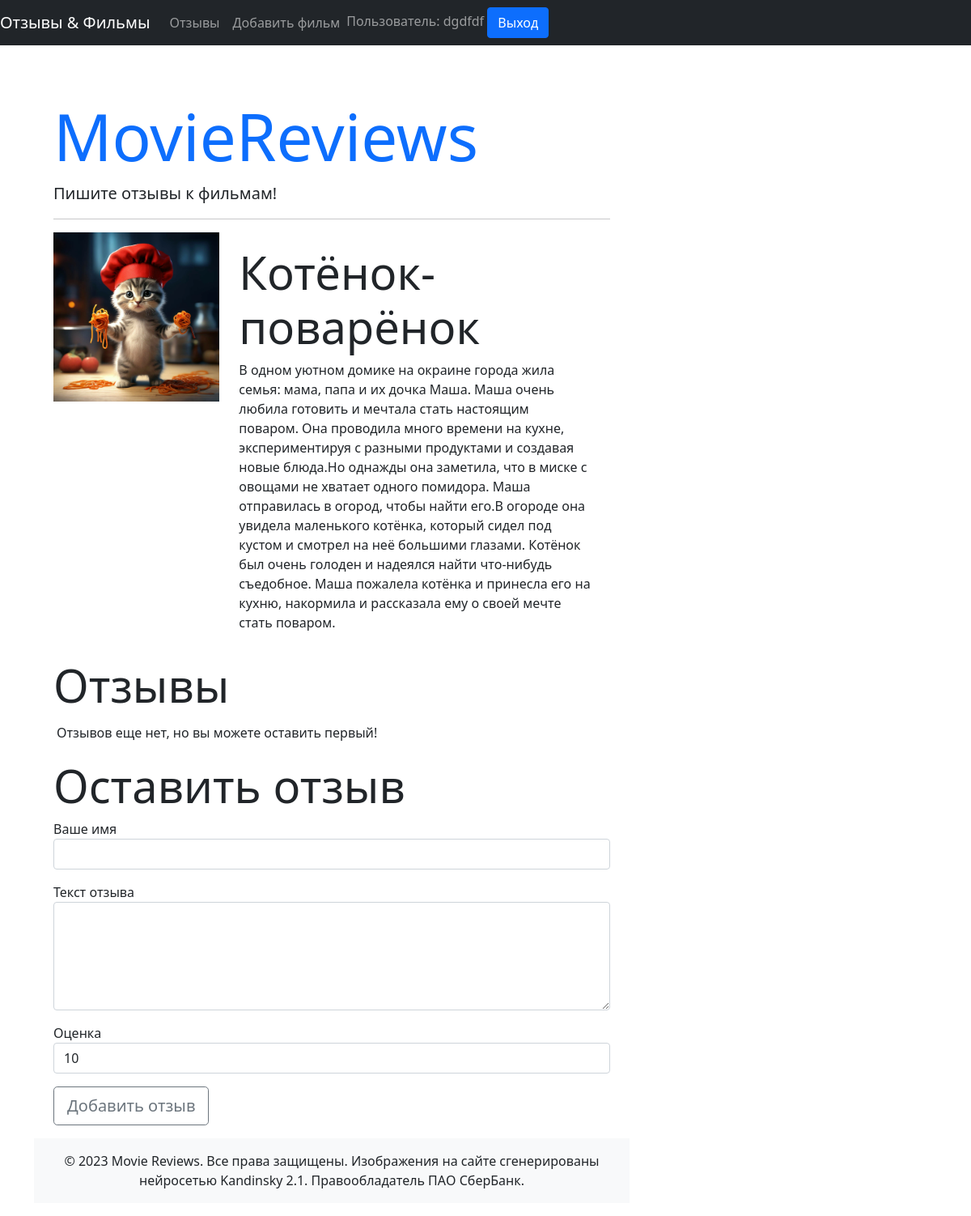
Screenshot of /movie/1 (signed in) with the database file from the repository.
### models.py (models this page shows, shortened)
class User(db.Model, UserMixin):
    id = db.Column(db.Integer(), primary_key=True)
    name = db.Column(db.String(100))
    username = db.Column(db.String(50), nullable=False, unique=True)
    email = db.Column(db.String(100), nullable=False, unique=True)
    password_hash = db.Column(db.String(100), nullable=False)
    created_on = db.Column(db.DateTime(), default=datetime.utcnow)

class Movie(db.Model):
    id = db.Column(db.Integer, primary_key=True)
    title = db.Column(db.String(255), nullable=False)
    description = db.Column(db.Text, nullable=False)
    image = db.Column(db.String(255), nullable=False)
    reviews = db.relationship('Review', back_populates='movie')

### views.py (the view, shortened to what this page needs)
@app.route('/movie/<int:id>', methods=['GET', 'POST'])
def movie(id):
    movie = Movie.query.get(id)
    if movie.reviews:
        avg_score = round(sum(review.score for review in movie.reviews) / len(movie.reviews), 2)
    else:
        avg_score = 0
    form = ReviewForm(score=10)
    return render_template('movie.html',
                           movie=movie,
                           avg_score=avg_score,
                           form=form)

### forms.py
class ReviewForm(FlaskForm):
    name = StringField('Ваше имя',
                       validators=[DataRequired(message="Поле не должно быть пустым")])
    text = TextAreaField('Текст отзыва',
                         validators=[DataRequired(message="Поле не должно быть пустым")])
    score = SelectField('Оценка',
                        choices=[(i, i) for i in range(1, 11)])
    submit = SubmitField('Добавить отзыв')

### models.py (called while the page is built)
@login_manager.user_loader
def load_user(user_id):
    return User.query.get(user_id)

### templates/movie.html (shortened to what this page needs)
{% extends 'base.html' %}
{% block content %}
  <div class="row mb-3">
    <div class="col-md-4">
      {% if movie.image %}
        <img class="img-fluid" src="{{ url_for('static', filename='images/' + movie.image) }}">
      {% endif %}
    </div>
    <div class="col-md-8">
      <h1 class="mt-3 display-4">{{ movie.title }}</h1>
      <p>{{ movie.description }}</p>
    </div>
  </div>
  <h1 class="display-4">Отзывы</h1>
  <div class="m-1">
    {% for review in movie.reviews %}
      <div class="card mb-4">
        <div class="card-body">
          <p class="card-text">Автор: {{ review.name }} | Дата: {{ review.created_date.strftime('%d.%m.%Y') }}</p>
          <hr>
          <p class="card-text font-italic">{{ review.text }}</p>
          <p class="card-text font-italic">Оценка: {{ review.score }} из 10.</p>
        </div>
      </div>
    {% else %}
      <p>Отзывов еще нет, но вы можете оставить первый!</p>
    {% endfor %}
  </div>
  <h1 class="display-4">Оставить отзыв</h1>
  {% include 'add_review.html' %}
{% endblock content %}

### templates/navigation.html (shortened to what this page needs)
<nav class="navbar navbar-expand-md navbar-dark bg-dark">
  <a class="navbar-brand" href="{{ url_for('index') }}">Отзывы & Фильмы</a>
  <div class="collapse navbar-collapse" id="navbarNav">
    <div class="mr-auto">
      <ul class="navbar-nav">
        <li class="nav-item active">
          <a class="nav-link" href="{{ url_for('index') }}">Отзывы</a>
        </li>
        <li class="nav-item">
          <a class="nav-link" href="{{ url_for('add_movie') }}">Добавить фильм</a>
        </li>
      </ul>
    </div>
    <div>
      {% if not current_user.is_authenticated %}
        <a class="btn btn-outline-primary" href="{{ url_for('login') }}">Вход</a>
        <a class="btn btn-primary" href="{{ url_for('registration') }}">Регистрация</a>
      {% else %}
        <span class="navbar-text">Пользователь: {{ current_user.name }}</span>
        <a class="btn btn-primary" href="{{ url_for('logout') }}">Выход</a>
      {% endif %}
    </div>
  </div>
</nav>

### rows the page displays
User: name "dgdfdf"
Movie: image (picture), title "Котёнок-поварёнок", description "В одном уютном домике на окраине города жила семья: мама, папа и их дочка Маша. Маша очень любила готовить и мечтала стать настоящим поваром. Она проводила много времени на кухне, экспериментируя с разными продуктами и создавая новые блюда.Но однажды она заметила, что в миске с овощами не хватает одного помидора. Маша отправилась в огород, чтобы найти его.В огороде она увидела маленького котёнка, который сидел под кустом и смотрел на неё большими глазами. Котёнок был очень голоден и надеялся найти что-нибудь съедобное. Маша пожалела котёнка и принесла его на кухню, накормила и рассказала ему о своей мечте стать поваром."
